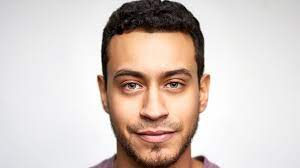
#> input picture face01_detection/man2.jpg, 300 x 168 px
$ python detect_face.py
#> lines starting #> are read from the running program, lines starting #| are printed output that depends on the picture; after the words box and inside, x2 and y2 are one past the last pixel; in counts of white or black regions, pixels touching at a corner belong together
import numpy as np
import cv2

face_cascade = cv2.CascadeClassifier('haarcascade_frontalface_default.xml')
eye_cascade = cv2.CascadeClassifier('haarcascade_eye.xml')

img = cv2.imread('man2.jpg')
#> img is the input picture: shape (168, 300, 3); mean B, G, R 193.9, 200, 212.8
gray = cv2.cvtColor(img, cv2.COLOR_BGR2GRAY)
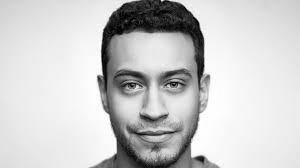
#> gray: shape (168, 300); min 0, max 255, mean 203.1

faces = face_cascade.detectMultiScale(gray, 1.3, 5)
#> faces = [[96, 39, 115, 115]]
#faces = face_cascade.detectMultiScale(gray, 1.1, 3)
for (x,y,w,h) in faces:
    img = cv2.rectangle(img,(x,y),(x+w,y+h),(255,0,0),2)
    img = cv2.putText(img,"108010001",(x-10,y-10), cv2.FONT_HERSHEY_SIMPLEX,1, (255, 255, 255))
    roi_gray = gray[y:y+h, x:x+w]
    roi_color = img[y:y+h, x:x+w]
    eyes = eye_cascade.detectMultiScale(roi_gray)
    for (ex,ey,ew,eh) in eyes:
        cv2.rectangle(roi_color,(ex,ey),(ex+ew,ey+eh),(0,255,0),2)
#> this loop made 1 pass
#> (x, y, w, h, eyes) on pass 1: (96, 39, 115, 115, [[19, 31, 31, 31], [61, 29, 32, 32]])
#> pass 1, `img = cv2.rectangle(img,(x,y),(x+w,y+h),(255,0,0),2)`:
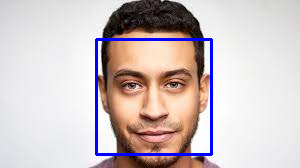
#> img: shape (168, 300, 3); 2.73% of pixels changed, all inside (x1, y1, x2, y2) = (95, 38, 213, 156)
#> pass 1, `img = cv2.putText(img,"108010001",(x-10,y-10), cv2.FONT_HERSHEY_SIMPLE..`:
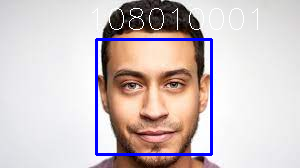
#> img: shape (168, 300, 3); 0.83% of pixels changed, all inside (x1, y1, x2, y2) = (92, 8, 258, 30)
#> pass 1, `roi_gray = gray[y:y+h, x:x+w]`:
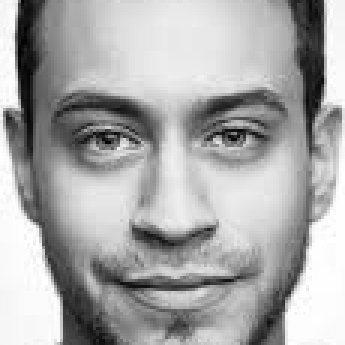
#> roi_gray: shape (115, 115) (shown 3 times larger); min 0, max 255, mean 169.3
#> pass 1, `roi_color = img[y:y+h, x:x+w]`:
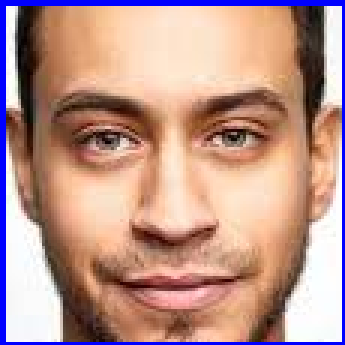
#> roi_color: shape (115, 115, 3) (shown 3 times larger); mean B, G, R 140.5, 149.5, 188
#> after the loop:
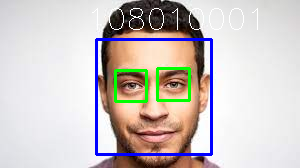
#> img: shape (168, 300, 3); 1.48% of pixels changed, all inside (x1, y1, x2, y2) = (114, 67, 191, 103)
#> after the loop:
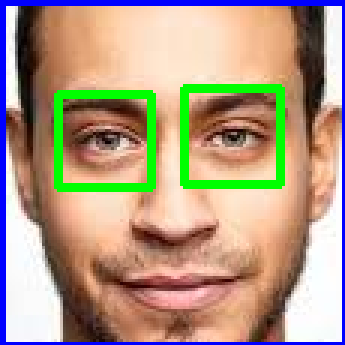
#> roi_color: shape (115, 115, 3) (shown 3 times larger); 5.66% of pixels changed, all inside (x1, y1, x2, y2) = (18, 28, 95, 64)

cv2.imshow('img',img)
cv2.waitKey(0)
cv2.destroyAllWindows()

$ run again, with face01_detection/girl.jpg copied over face01_detection/man2.jpg
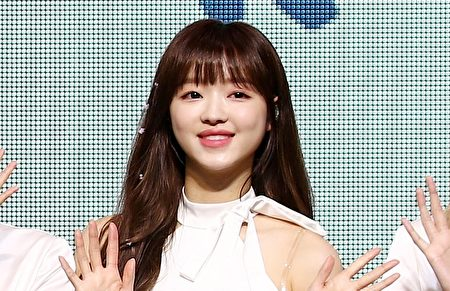
#> input picture face01_detection/girl.jpg, 450 x 291 px
#> img is the input picture: shape (291, 450, 3); mean B, G, R 163.9, 169.2, 169.5
#> faces = [[157, 45, 121, 121]]
#> the loop `for (x,y,w,h) in faces:` made 1 pass
#> (x, y, w, h, eyes) on pass 1: (157, 45, 121, 121, [[23, 39, 24, 24], [68, 40, 23, 23]])
#> after the loop `for (x,y,w,h) in faces:`:
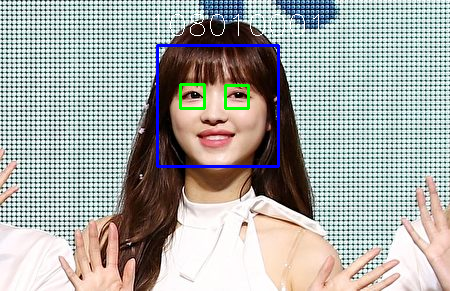
#> img: shape (291, 450, 3); mean B, G, R 166, 169.5, 168.3
#> after the loop `for (x,y,w,h) in faces:`:
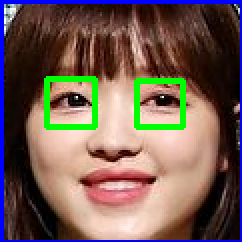
#> roi_color: shape (121, 121, 3) (shown 2 times larger); mean B, G, R 84.2, 92.8, 114.4
